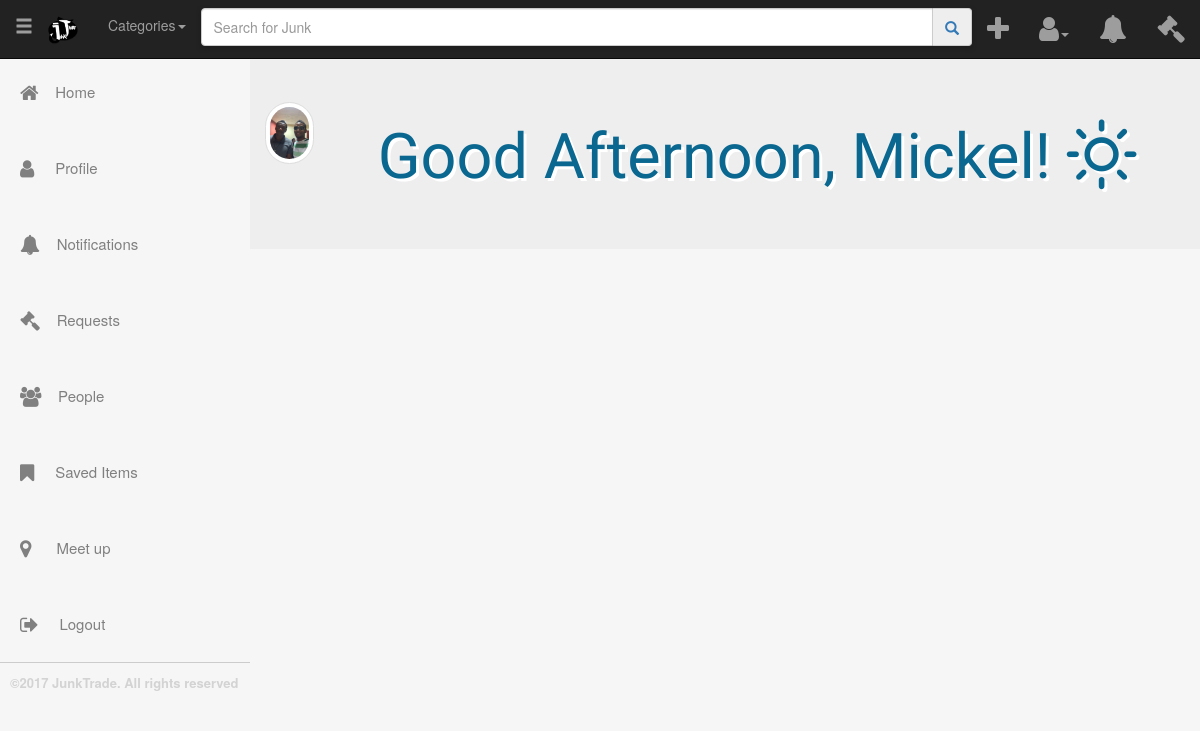
The app's page /templates/homepage.php (signed in), older data.
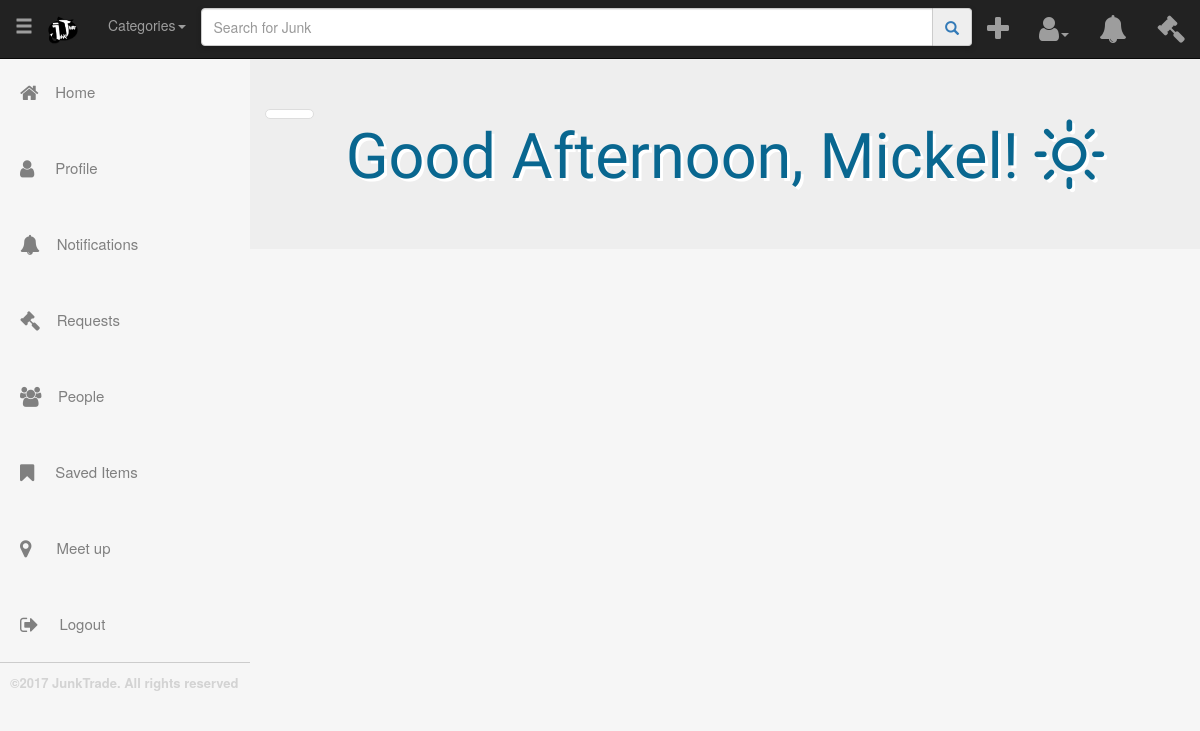
The same page, newer data.
### tables this page shows
CREATE TABLE `users` (
  `id` int(11) NOT NULL,
  `username` varchar(30) NOT NULL,
  `firstname` varchar(50) NOT NULL,
  `lastname` varchar(50) NOT NULL,
  `email` varchar(100) NOT NULL,
  `password` varchar(100) NOT NULL,
  `sQuestion` varchar(100) NOT NULL,
  `sAnswer` varchar(100) NOT NULL,
  `profilepicture` varchar(1000) NOT NULL
);

### lib.php (the view, shortened to what this page needs)
<?php
function getDBConnection(){
	try{
		$db = new mysqli("localhost","root","","peertrading");
		return $db;
	}catch(Exception $e){ }
	return null;
}
function getProfileImage(){
  $db = getDBConnection();
  $rec = null;
  $ppid = $_SESSION["id"];
  if ($db != NULL){
    $sql = "SELECT `profilepicture` FROM `users` WHERE id = '$ppid';";
    $res = $db->query($sql);
    if ($res){
      $rec= $res->fetch_assoc();
    }
  }
  $pp =  json_encode($rec['profilepicture']);
if($pp == "null"){
return "<img src=../img/defaultPP.jpg style='width:100%; border-radius: 50px;' class='img-responsive img-thumbnail mx-auto'>";
 }
 else{
 return "<img src= $pp style='width:100%; border-radius: 50px;' class='img-responsive img-thumbnail mx-auto'>";
}
}
?>

Row changes from the older to the newer data that the page shows:
no longer on this page (row edited): users: profilepicture (picture)
